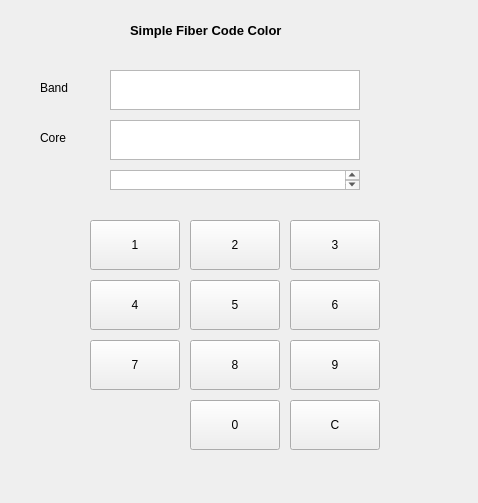
<?xml version="1.0" encoding="UTF-8"?>
<ui version="4.0">
 <class>Form</class>
 <widget class="QWidget" name="Form">
  <property name="geometry">
   <rect>
    <x>0</x>
    <y>0</y>
    <width>478</width>
    <height>503</height>
   </rect>
  </property>
  <property name="windowTitle">
   <string>FiberCode</string>
  </property>
  <widget class="QPushButton" name="B1">
   <property name="geometry">
    <rect>
     <x>90</x>
     <y>220</y>
     <width>90</width>
     <height>50</height>
    </rect>
   </property>
   <property name="text">
    <string>1</string>
   </property>
   <property name="checkable">
    <bool>true</bool>
   </property>
  </widget>
  <widget class="QPushButton" name="B2">
   <property name="geometry">
    <rect>
     <x>190</x>
     <y>220</y>
     <width>90</width>
     <height>50</height>
    </rect>
   </property>
   <property name="text">
    <string>2</string>
   </property>
   <property name="checkable">
    <bool>true</bool>
   </property>
  </widget>
  <widget class="QPushButton" name="B3">
   <property name="geometry">
    <rect>
     <x>290</x>
     <y>220</y>
     <width>90</width>
     <height>50</height>
    </rect>
   </property>
   <property name="text">
    <string>3</string>
   </property>
   <property name="checkable">
    <bool>true</bool>
   </property>
  </widget>
  <widget class="QPushButton" name="B6">
   <property name="geometry">
    <rect>
     <x>290</x>
     <y>280</y>
     <width>90</width>
     <height>50</height>
    </rect>
   </property>
   <property name="text">
    <string>6</string>
   </property>
   <property name="checkable">
    <bool>true</bool>
   </property>
  </widget>
  <widget class="QPushButton" name="B5">
   <property name="geometry">
    <rect>
     <x>190</x>
     <y>280</y>
     <width>90</width>
     <height>50</height>
    </rect>
   </property>
   <property name="text">
    <string>5</string>
   </property>
   <property name="checkable">
    <bool>true</bool>
   </property>
  </widget>
  <widget class="QPushButton" name="B4">
   <property name="geometry">
    <rect>
     <x>90</x>
     <y>280</y>
     <width>90</width>
     <height>50</height>
    </rect>
   </property>
   <property name="text">
    <string>4</string>
   </property>
   <property name="checkable">
    <bool>true</bool>
   </property>
  </widget>
  <widget class="QPushButton" name="B9">
   <property name="geometry">
    <rect>
     <x>290</x>
     <y>340</y>
     <width>90</width>
     <height>50</height>
    </rect>
   </property>
   <property name="text">
    <string>9</string>
   </property>
   <property name="checkable">
    <bool>true</bool>
   </property>
  </widget>
  <widget class="QPushButton" name="B8">
   <property name="geometry">
    <rect>
     <x>190</x>
     <y>340</y>
     <width>90</width>
     <height>50</height>
    </rect>
   </property>
   <property name="text">
    <string>8</string>
   </property>
   <property name="checkable">
    <bool>true</bool>
   </property>
  </widget>
  <widget class="QPushButton" name="B7">
   <property name="geometry">
    <rect>
     <x>90</x>
     <y>340</y>
     <width>90</width>
     <height>50</height>
    </rect>
   </property>
   <property name="text">
    <string>7</string>
   </property>
   <property name="checkable">
    <bool>true</bool>
   </property>
  </widget>
  <widget class="QPushButton" name="B0">
   <property name="geometry">
    <rect>
     <x>190</x>
     <y>400</y>
     <width>90</width>
     <height>50</height>
    </rect>
   </property>
   <property name="text">
    <string>0</string>
   </property>
   <property name="checkable">
    <bool>true</bool>
   </property>
  </widget>
  <widget class="QGraphicsView" name="Color">
   <property name="geometry">
    <rect>
     <x>110</x>
     <y>70</y>
     <width>250</width>
     <height>40</height>
    </rect>
   </property>
  </widget>
  <widget class="QLabel" name="Title">
   <property name="enabled">
    <bool>true</bool>
   </property>
   <property name="geometry">
    <rect>
     <x>130</x>
     <y>20</y>
     <width>201</width>
     <height>21</height>
    </rect>
   </property>
   <property name="text">
    <string>&lt;html&gt;&lt;head/&gt;&lt;body&gt;&lt;p&gt;&lt;span style=&quot; font-size:10pt; font-weight:600;&quot;&gt;Simple Fiber Code Color&lt;/span&gt;&lt;/p&gt;&lt;/body&gt;&lt;/html&gt;</string>
   </property>
   <property name="textFormat">
    <enum>Qt::AutoText</enum>
   </property>
  </widget>
  <widget class="QTextBrowser" name="Number">
   <property name="geometry">
    <rect>
     <x>110</x>
     <y>170</y>
     <width>250</width>
     <height>20</height>
    </rect>
   </property>
   <property name="html">
    <string>&lt;!DOCTYPE HTML PUBLIC &quot;-//W3C//DTD HTML 4.0//EN&quot; &quot;http://www.w3.org/TR/REC-html40/strict.dtd&quot;&gt;
&lt;html&gt;&lt;head&gt;&lt;meta name=&quot;qrichtext&quot; content=&quot;1&quot; /&gt;&lt;style type=&quot;text/css&quot;&gt;
p, li { white-space: pre-wrap; }
&lt;/style&gt;&lt;/head&gt;&lt;body style=&quot; font-family:'Gulim'; font-size:9pt; font-weight:400; font-style:normal;&quot;&gt;
&lt;p style=&quot;-qt-paragraph-type:empty; margin-top:0px; margin-bottom:0px; margin-left:0px; margin-right:0px; -qt-block-indent:0; text-indent:0px;&quot;&gt;&lt;br /&gt;&lt;/p&gt;&lt;/body&gt;&lt;/html&gt;</string>
   </property>
  </widget>
  <widget class="QPushButton" name="BC">
   <property name="geometry">
    <rect>
     <x>290</x>
     <y>400</y>
     <width>90</width>
     <height>50</height>
    </rect>
   </property>
   <property name="text">
    <string>C</string>
   </property>
   <property name="checkable">
    <bool>true</bool>
   </property>
  </widget>
  <widget class="QGraphicsView" name="Color2">
   <property name="geometry">
    <rect>
     <x>110</x>
     <y>120</y>
     <width>250</width>
     <height>40</height>
    </rect>
   </property>
  </widget>
  <widget class="QLabel" name="Band">
   <property name="geometry">
    <rect>
     <x>40</x>
     <y>80</y>
     <width>64</width>
     <height>15</height>
    </rect>
   </property>
   <property name="text">
    <string>Band</string>
   </property>
  </widget>
  <widget class="QLabel" name="Core">
   <property name="geometry">
    <rect>
     <x>40</x>
     <y>130</y>
     <width>64</width>
     <height>15</height>
    </rect>
   </property>
   <property name="text">
    <string>Core</string>
   </property>
  </widget>
 </widget>
 <resources/>
 <connections/>
</ui>
